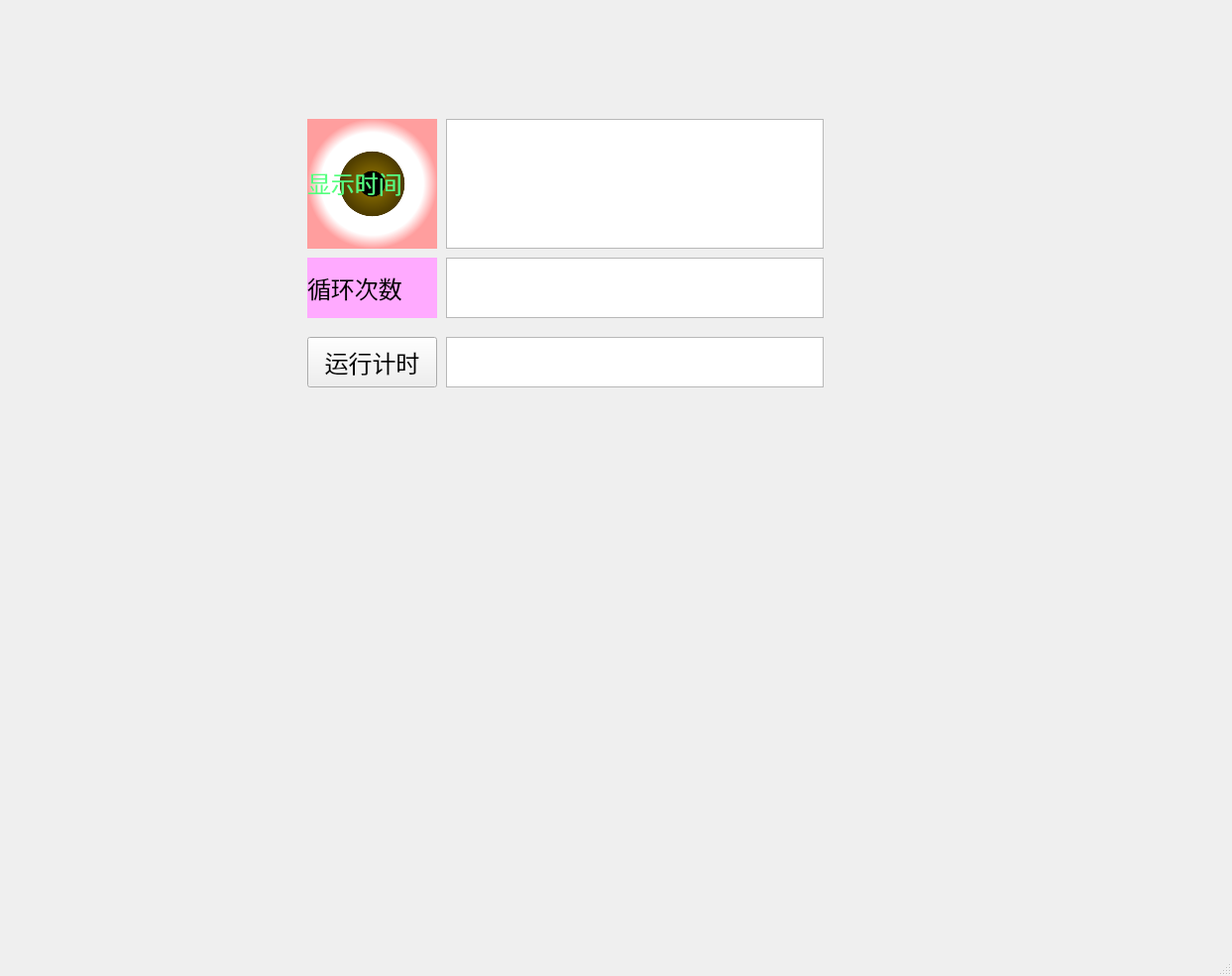
<?xml version="1.0" encoding="UTF-8"?>
<ui version="4.0">
 <class>MainWindow</class>
 <widget class="QMainWindow" name="MainWindow">
  <property name="geometry">
   <rect>
    <x>0</x>
    <y>0</y>
    <width>1243</width>
    <height>985</height>
   </rect>
  </property>
  <property name="windowTitle">
   <string>MainWindow</string>
  </property>
  <widget class="QWidget" name="centralwidget">
   <widget class="QLabel" name="label">
    <property name="geometry">
     <rect>
      <x>310</x>
      <y>120</y>
      <width>131</width>
      <height>131</height>
     </rect>
    </property>
    <property name="font">
     <font>
      <family>楷体_GB2312</family>
      <pointsize>18</pointsize>
     </font>
    </property>
    <property name="styleSheet">
     <string notr="true">background-color: qradialgradient(spread:pad, cx:0.5, cy:0.5, radius:0.5, fx:0.5, fy:0.5, stop:0 rgba(0, 0, 0, 255), stop:0.19397 rgba(0, 0, 0, 255), stop:0.202312 rgba(122, 97, 0, 255), stop:0.495514 rgba(76, 58, 0, 255), stop:0.504819 rgba(255, 255, 255, 255), stop:0.79 rgba(255, 255, 255, 255), stop:1 rgba(255, 158, 158, 255));</string>
    </property>
    <property name="text">
     <string>&lt;html&gt;&lt;head/&gt;&lt;body&gt;&lt;p&gt;&lt;span style=&quot; color:#55ff7f;&quot;&gt;    显示时间&lt;/span&gt;&lt;/p&gt;&lt;/body&gt;&lt;/html&gt;</string>
    </property>
   </widget>
   <widget class="QTextEdit" name="textEdit">
    <property name="geometry">
     <rect>
      <x>450</x>
      <y>120</y>
      <width>381</width>
      <height>131</height>
     </rect>
    </property>
    <property name="font">
     <font>
      <family>黑体</family>
      <pointsize>18</pointsize>
     </font>
    </property>
   </widget>
   <widget class="QLabel" name="label_2">
    <property name="geometry">
     <rect>
      <x>310</x>
      <y>260</y>
      <width>131</width>
      <height>61</height>
     </rect>
    </property>
    <property name="font">
     <font>
      <family>楷体_GB2312</family>
      <pointsize>18</pointsize>
     </font>
    </property>
    <property name="styleSheet">
     <string notr="true">background-color: rgb(255, 170, 255);</string>
    </property>
    <property name="text">
     <string>循环次数</string>
    </property>
   </widget>
   <widget class="QTextEdit" name="textEdit_2">
    <property name="geometry">
     <rect>
      <x>450</x>
      <y>260</y>
      <width>381</width>
      <height>61</height>
     </rect>
    </property>
    <property name="font">
     <font>
      <family>黑体</family>
      <pointsize>18</pointsize>
     </font>
    </property>
   </widget>
   <widget class="QPushButton" name="pushButton">
    <property name="geometry">
     <rect>
      <x>310</x>
      <y>340</y>
      <width>131</width>
      <height>51</height>
     </rect>
    </property>
    <property name="font">
     <font>
      <family>楷体_GB2312</family>
      <pointsize>18</pointsize>
     </font>
    </property>
    <property name="text">
     <string>运行计时</string>
    </property>
   </widget>
   <widget class="QTextEdit" name="textEdit_3">
    <property name="geometry">
     <rect>
      <x>450</x>
      <y>340</y>
      <width>381</width>
      <height>51</height>
     </rect>
    </property>
    <property name="font">
     <font>
      <family>黑体</family>
      <pointsize>18</pointsize>
     </font>
    </property>
   </widget>
  </widget>
  <widget class="QMenuBar" name="menubar">
   <property name="geometry">
    <rect>
     <x>0</x>
     <y>0</y>
     <width>1243</width>
     <height>26</height>
    </rect>
   </property>
  </widget>
  <widget class="QStatusBar" name="statusbar"/>
 </widget>
 <resources/>
 <connections/>
</ui>
